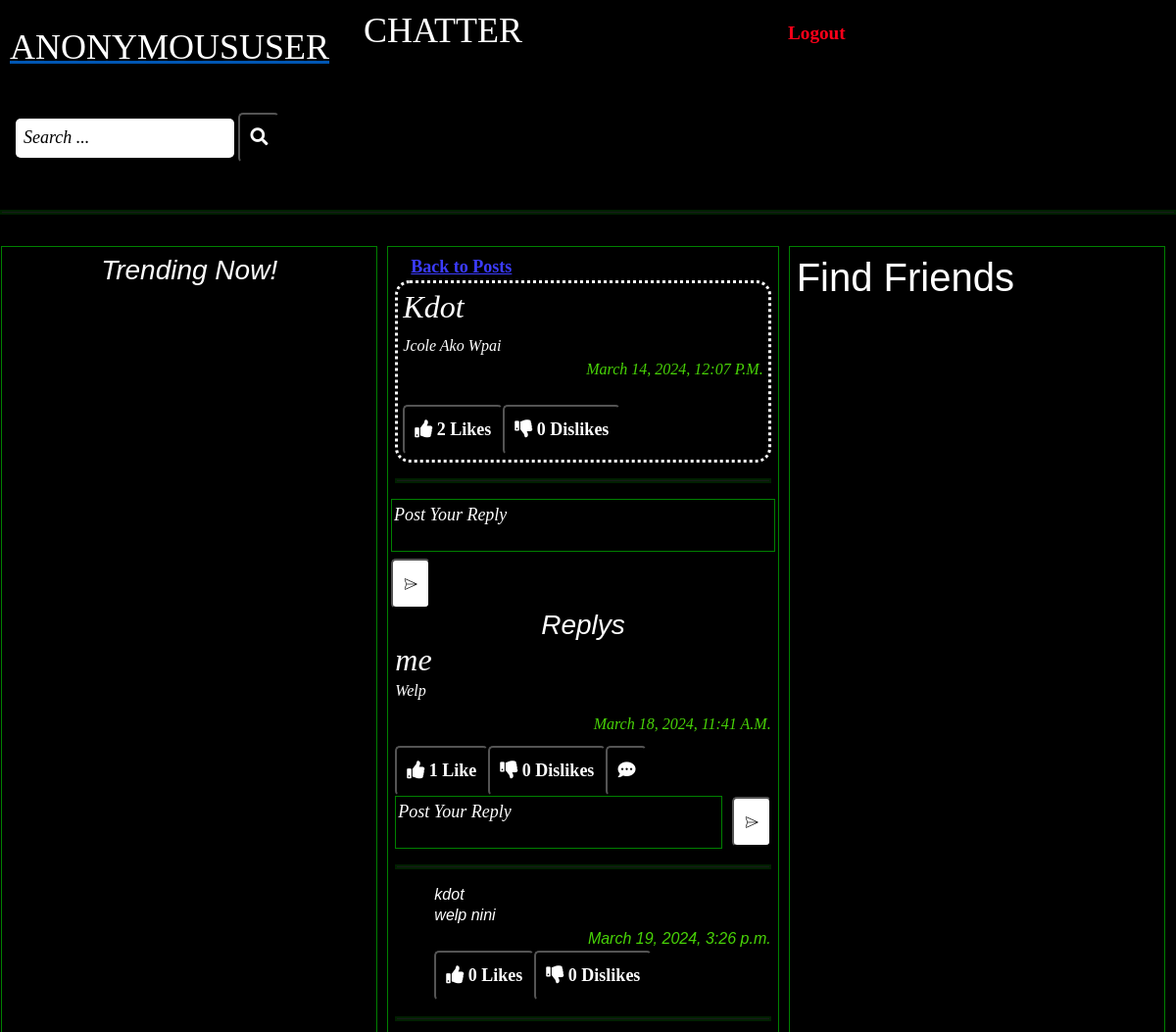
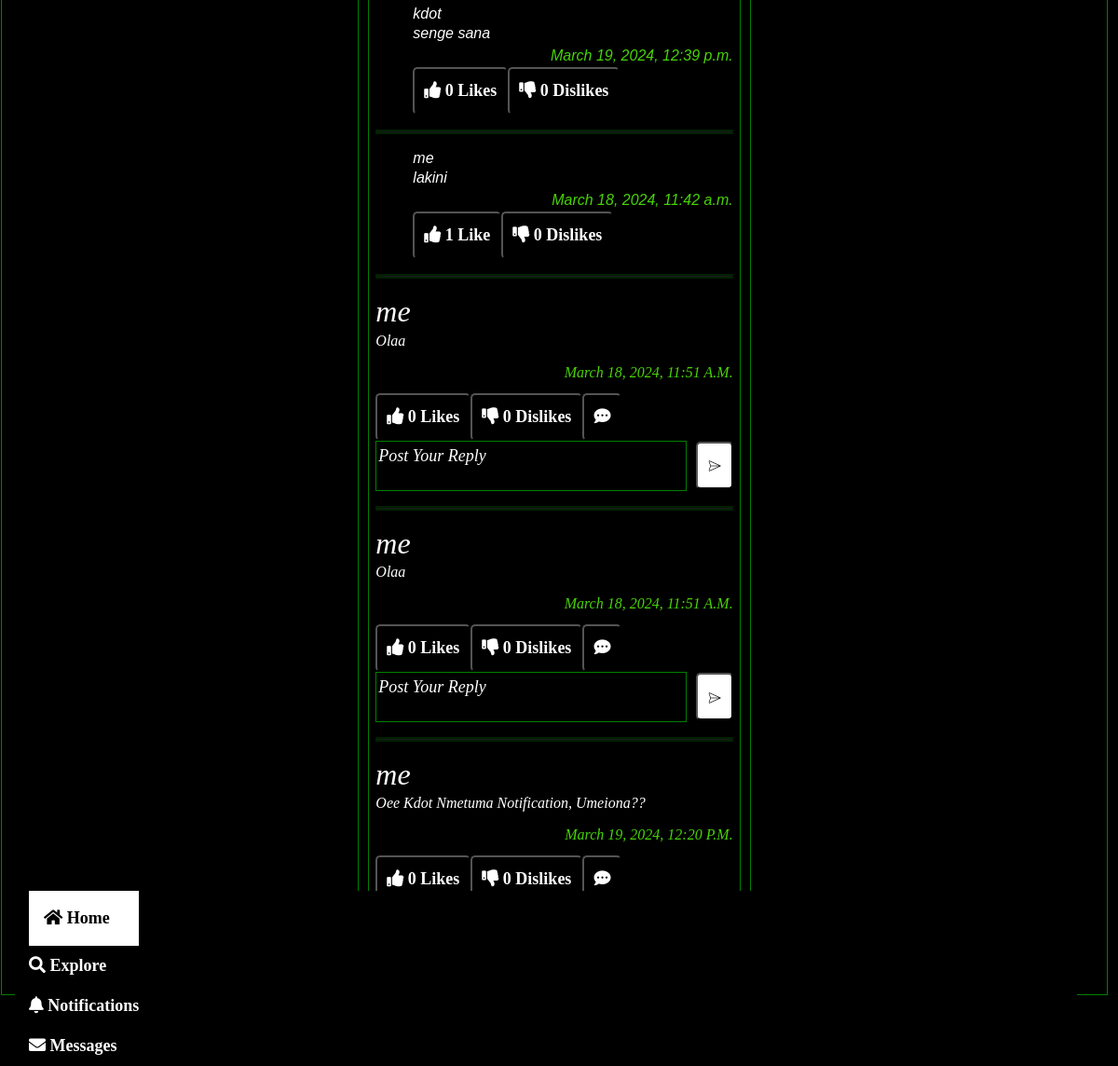
/home/post/15/, run on the app's committed database (2 pictures, top to bottom).
### chatter/models.py (models this page shows)
class Post(models.Model):
    body= models.TextField()
    created_at= models.DateTimeField(default=timezone.now, editable=False)
    author= models.ForeignKey(Account, on_delete=models.CASCADE)
    likes= models.ManyToManyField(Account, blank=True, related_name='likes')
    dislikes= models.ManyToManyField(Account, blank=True, related_name='dislikes')
    image= models.ImageField(upload_to='uploads/posts', blank=True,null=True)
    class Meta:
        verbose_name= 'Post'
        verbose_name_plural= 'Posts'

class Account(AbstractUser):
    groups= models.ManyToManyField(Group, related_name='accounts_set',blank=True)
    user_permissions= models.ManyToManyField(Permission, related_name='accounts_set', blank=True)
    def __str__(self):
        return self.username
    class Meta:
        verbose_name= 'Account'
        verbose_name_plural= 'Accounts'

class Comment(models.Model):
    comment= models.TextField()
    created_at= models.DateTimeField(default=timezone.now, editable=False)
    author= models.ForeignKey(Account, on_delete=models.CASCADE)
    post = models.ForeignKey(Post, on_delete= models.CASCADE)
    likes= models.ManyToManyField(Account,blank=True,related_name="comment_likes")
    dislikes= models.ManyToManyField(Account,blank=True,related_name="comment_dislikes")
    parent= models.ForeignKey('self',on_delete=models.CASCADE, blank=True, null=True, related_name='+')
    @property
    def children(self):
        return Comment.objects.filter(parent=self).order_by('-created_at').all()
    @property
    def is_parent(self):
        if self.parent is None:
            return True
        else:
            return False

### chatter/views.py (the view)
# urls.py: path('home/post/<int:pk>/', views.postcomments, name= 'postdetail'),
def postcomments(request,pk):
    post= Post.objects.get(pk=pk)
    comments = Comment.objects.filter(post=post)
    if request.method == 'POST':
        form = CommentForm(request.POST)
        if form.is_valid():
            comment= form.save(commit=False)
            comment.author=request.user
            comment.post= post
            comment.save()
        notification= Notification.objects.create(notification_type=1,from_user=request.user,to_user=post.author,post=post)
    else:
        form=CommentForm()
    return render(request, 'comments.html', {'post':post, 'form':form, 'comments':comments})

### chatter/forms.py
class CommentForm(forms.ModelForm):
    comment= forms.CharField(
        required=False,
        widget=forms.Textarea(attrs={'rows': 2,'placeholder': 'Post Your Reply'}))
    class Meta:
        model = Comment
        fields= ['comment']

### chatter/templates/comments.html (shortened to what this page needs)
{% extends 'home.html' %}
{% load static %}
{% block comment %}
<div class="col-md-4">
    <div class="comm">
        <a href="{% url 'home' %}" class="back">Back to Posts</a>
    </div>
    <div class="posts">
        <div class="card5">
            <h2>{{ post.author }}
            </h2>
            <p>{{ post.body }}</p>
            <p id='createdat'>{{ post.created_at }}</p>  <br>
            <div class="conta">
                <div class="likes">
                    <form action="{% url 'likes' post.pk %}" method="post">
                        <button class="like-btn" type="submit">
                            <i class="fas fa-thumbs-up">
                                {%  if  post.likes.all.count == 1 %}
                                {{ post.likes.all.count }} Like
                                {% else %}
                                {{ post.likes.all.count }} Likes
                                {% endif %}
                            </i>
                        </button>
                    </form>
                </div>
                <div class="dislikes">
                    <form action="{% url 'dislikes' post.pk %}" method="post">
                        <button class="dislike-btn" type="submit">
                            <i class="fas fa-thumbs-down">
                                {%  if  post.dislikes.all.count == 1 %}
                                {{ post.dislikes.all.count }} Dislike
                                {% else %}
                                {{ post.dislikes.all.count }} Dislikes
                                {% endif %}
                            </i>
                        </button>
                    </form>
                </div>
            </div>
        </div>
    </div>
    <hr>
    <div class="chatbox">
        <form action="" method="post" novalidate>
            {{ form.comment }}
            <button type="submit" class="send"><img src="{% static 'img/send.png' %}" alt="Send"></button>
        </form>
        <br>
    </div>
    {% if comments %}
    <div class="comments">
        <h3>Replys</h3>
        {% for comment in comments %}
        {% if comment.is_parent %}
        <div class="card6">
            <h2>
                {{ comment.author }}
            </h2>
            <p>{{ comment.comment }}</p>
            <p id='createdat'>{{ comment.created_at  }} </p>
        </div>
        <div class="conta">
            <div class="likes">
                <form action="{% url 'commentlikes' post.pk comment.pk %}" method="post">
                    <button class="like-btn" type="submit">
                        <i class="fas fa-thumbs-up">
                            {%  if  comment.likes.all.count == 1 %}
                            {{ comment.likes.all.count }} Like
                            {% else %}
                            {{ comment.likes.all.count }} Likes
                            {% endif %}
                        </i>
                    </button>
                </form>
            </div>
            <div class="dislikes">
                <form action="{% url 'commentdislikes' post.pk comment.pk %}" method="post">
                    <button class="dislike-btn" type="submit">
                        <i class="fas fa-thumbs-down">
                            {%  if  comment.dislikes.all.count == 1 %}
                            {{ comment.dislikes.all.count }} Dislike
                            {% else %}
                            {{ comment.dislikes.all.count }} Dislikes
                            {% endif %}
                        </i>
                    </button>
                </form>
            </div>
            <div class="reply-btn">
                <button class='reply-btn'  onclick="commentButton('{{comment.pk}}')"><i class="fas fa-comment-dots"></i></button>
            </div>
        </div>
        <div class="chat" id="{{ comment.pk }}">
            <form action="{% url 'commentreplies' post.pk comment.pk %}" class="comment" method="post" novalidate>
                <div class="comment-wrapper" id="{{ comment.pk }}">
                    {{ form.comment }}
                    <button type="submit" class="send"><img src="{% static 'img/send.png' %}" alt="Send"></button>
                </div>
            </form>
        </div>
        <hr>
        {% for child_comment in comment.children %}
        <div class="card9-container">
            <div class="card9">
                <h2>
                    {{ child_comment.author }}
                </h2>
                <p>{{ child_comment.comment }}</p>
                <p id='createdat'>{{ child_comment.created_at  }} </p>
            </div>
            <div class="conta">
                <div class="likes">
                    <form action="{% url 'childcommentlikes' post.pk  comment.pk child_comment.pk %}" method="post">
                        <button class="like-btn" type="submit">
                            <i class="fas fa-thumbs-up">
                                {%  if  child_comment.likes.all.count == 1 %}
                                {{ child_comment.likes.all.count }} Like
                                {% else %}
                                {{ child_comment.likes.all.count }} Likes
                                {% endif %}
                            </i>
                        </button>
                    </form>
                </div>
                <div class="dislikes">
                    <form action="{% url 'childcommentdislikes' post.pk comment.pk child_comment.pk %}" method="post">
                        <button class="dislike-btn" type="submit">
                            <i class="fas fa-thumbs-down">
                                {%  if child_comment.dislikes.all.count == 1 %}
                                {{ child_comment.dislikes.all.count }} Dislike
                                {% else %}
                                {{ child_comment.dislikes.all.count }} Dislikes
                                {% endif %}
                            </i>
                        </button>
                    </form>
                </div>
            </div>
        </div>
            <hr>
            {% endfor %}
            {% endif %}
            {% endfor %}
    </div>
    {% endif %}
</div>
{% endblock %}

### static/css/home.css (style rules this page uses)
body { background-color: #000000 !important; padding-bottom: 60px; }
.col-md-4 { flex: 1; border: 1px solid green; padding: 7px; margin-right: 10px; box-sizing: border-box; }
a { color: white; text-decoration: none; font-family:Georgia, 'Times New Roman', Times, serif; font-size: large; font-weight: bolder; padding: 1rem; }
.chatbox { align-items: center; justify-content: center; display: flex; }
textarea { background-color: black; color: white; resize: none; border: 1px solid green; }
::placeholder { color: white; font-size: large; font-style:italic; font-family: Cambria, Cochin, Georgia, Times, 'Times New Roman', serif; }
button { background-color: green; color: white; padding: 10px 10px; border-radius: 5px; font-size: large; }
hr { border: 2.9px solid green; }
.posts { background-color: rgb(0, 0, 0); color: white; align-items: center; }
.card6 { font-family: Cambria, Cochin, Georgia, Times, 'Times New Roman', serif; font-style: oblique; }
.card4, .card5, .card6 h2 { margin: 0; padding: 0; }
.card4, .card5, .card6 p { margin: 0; padding: 0; margin-bottom: 10px; text-transform: capitalize; }
#createdat { color: rgb(72, 211, 7); display: flex; justify-content: end; }
.back { color: rgb(60, 60, 255); text-decoration: underline; }
.card5 { border-style: dotted; background-color: rgb(0, 0, 0); margin: auto; padding: 5px; border-radius: 15px; font-family: Cambria, Cochin, Georgia, Times, 'Times New Roman', serif; font-style: oblique; }
.card6 { color: white; }
h3 { color: white; text-align: center; font-style: oblique; margin: 0; padding: 0; }
img { border-radius: 10px; }
.conta { display: flex; align-items: center; background-color: #000000; margin:0; }
.likes button { background-color: #000000; }
.dislikes button { background-color: #000000; }
.reply-btn { background-color: black }
.send { background-color: white; }
.comment-wrapper { display: flex; align-items: center; }
.comment-wrapper textarea { flex: 1; }
.comment-wrapper .send { margin-left: 10px; }
.card9-container { margin-left: 40px; }
.card9 h2,p { color: white; margin: 0; padding: 0; font-size: medium; font-style: oblique; }

### data on the page
Post: author "Kdot", body "Jcole Ako Wpai", created_at "March 14, 2024, 12:07 P.m.", likes.all.count "2", dislikes.all.count "0"
Comment: author "me", comment "Welp", created_at "March 18, 2024, 11:41 A.m.", likes.all.count "1", dislikes.all.count "0"
Comment: author "kdot", comment "welp nini", created_at "March 19, 2024, 3:26 p.m.", likes.all.count "0", dislikes.all.count "0"
Comment: author "kdot", comment "senge sana", created_at "March 19, 2024, 12:39 p.m.", likes.all.count "0", dislikes.all.count "0"
Comment: author "me", comment "lakini", created_at "March 18, 2024, 11:42 a.m.", likes.all.count "1", dislikes.all.count "0"
Comment: author "me", comment "Olaa", created_at "March 18, 2024, 11:51 A.m.", likes.all.count "0", dislikes.all.count "0"
Comment: author "me", comment "Olaa", created_at "March 18, 2024, 11:51 A.m.", likes.all.count "0", dislikes.all.count "0"
Comment: author "me", comment "Oee Kdot Nmetuma Notification, Umeiona??", created_at "March 19, 2024, 12:20 P.m.", likes.all.count "0", dislikes.all.count "0"

### other printed values
{{ request.user }} "ANONYMOUSUSER"
